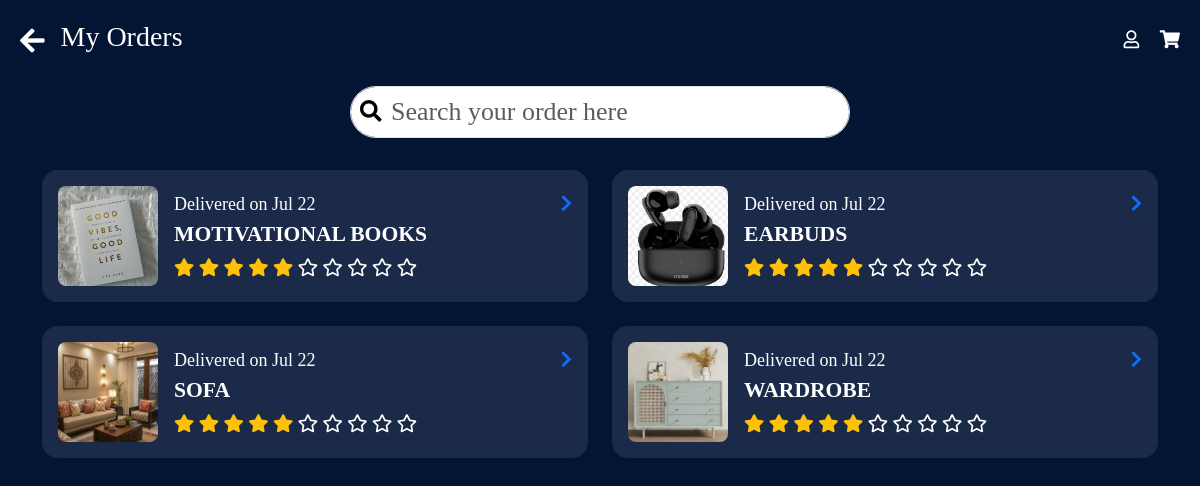
The app's page /orders/orderdetail/ (signed in) with its own data.
### orders/models.py (models this page shows)
class OrderItem(models.Model):
    order = models.ForeignKey(Order, on_delete=models.CASCADE)
    product = models.ForeignKey(Product, on_delete=models.CASCADE)
    quantity = models.PositiveIntegerField()
    price = models.DecimalField(max_digits=10, decimal_places=2)

class Order(models.Model):
    STATUS_CHOICES = [
        ('Pending', 'Pending'),
        ('Confirmed', 'Confirmed'),
        ('Shipped', 'Shipped'),
        ('Delivered', 'Delivered'),
        ('Returned', 'Returned'),
    ]
    user = models.ForeignKey(User, on_delete=models.CASCADE)
    coupon = models.ForeignKey(Coupon, on_delete=models.SET_NULL, null=True, blank=True)
    status = models.CharField(max_length=20, choices=STATUS_CHOICES, default='Pending')
    shipping_address = models.TextField()
    billing_address = models.TextField()
    total_amount = models.DecimalField(max_digits=10, decimal_places=2)
    created_at = models.DateTimeField(auto_now_add=True)

### products/models.py (models this page shows, shortened)
class Product(models.Model):
    category = models.ForeignKey(Category, on_delete=models.CASCADE, related_name='products')
    vendor = models.ForeignKey(User, on_delete=models.CASCADE, related_name='products', null=True, blank=True)  # ✅ add this line
    name = models.CharField(max_length=255)
    price = models.DecimalField(max_digits=10, decimal_places=2)
    image = models.ImageField(upload_to='products/', default='products/default.jpg')
    description = models.TextField(blank=True, null=True)

### orders/views.py (the view)
# urls.py: path('orderdetail/', views.order_detail, name='order_detail'),
@login_required
def order_detail(request):
    user = request.user
    orders = Order.objects.filter(user=user).order_by('-created_at')
    order_data = []
    for order in orders:
        items = OrderItem.objects.filter(order=order)
        order_data.append((order, items))
    return render(request, 'orders/myorder.html', {'order_data': order_data})

### orders/templates/orders/myorder.html (shortened to what this page needs)
<!DOCTYPE html>
<html lang="en">
<head>
  <link href="https://cdn.jsdelivr.net/npm/bootstrap@5.3.0/dist/css/bootstrap.min.css" rel="stylesheet" />
  <link href="https://cdnjs.cloudflare.com/ajax/libs/font-awesome/5.15.3/css/all.min.css" rel="stylesheet" />
</head>
<body>
  <header class="d-flex justify-content-between align-items-center mb-4">
    <div class="d-flex align-items-center gap-3">
      <i class="fas fa-arrow-left text-white fs-3"></i>
        <h3>My Orders</h3>
    </div>
    <div class="header-icons">
      <i class="far fa-user"></i>
      <i class="fas fa-shopping-cart"></i>
    </div>
  </header>
  <div class="search-input mx-auto">
    <input type="text" class="form-control rounded-pill" placeholder="Search your order here" />
    <i class="fas fa-search search-icon"></i>
  </div>
  <div class="container">
  <div class="row row-cols-1 row-cols-md-2 g-4">
    {% for order, items in order_data %}
      {% for item in items %}
        <div class="col">
          <div class="order-card">
            <img src="{{ item.product.image.url }}" alt="{{ item.product.name }}" />
            <div class="flex-grow-1">
              <div class="d-flex justify-content-between align-items-center">
                <span>Delivered on {{ order.created_at|date:"M d" }}</span>
                <a href="{% url 'track' order.id %}"><i class="fas fa-chevron-right"></i></a>
              </div>
              <p class="text-uppercase fw-bold mb-1">{{ item.product.name }}</p>
              <div class="rating text-warning">
                {% for i in "12345"|slice:":item.product.rating"|make_list %}
                  <i class="fas fa-star"></i>
                {% endfor %}
                {% for i in "12345"|slice:"item.product.rating:"|make_list %}
                  <i class="far fa-star"></i>
                {% endfor %}
              </div>
            </div>
          </div>
        </div>
      {% endfor %}
    {% empty %}
      <div class="col">
        <p>No orders found.</p>
      </div>
    {% endfor %}
  </div>
</div>
</body>
</html>

### orders/templates/orders/myorder.html (style rules this page uses)
body { background-color: #041533; font-family: 'Playfair Display', serif; padding: 20px; color: white; font-size: large; }
.text-uppercase { font-size: larger; }
.order-card { background-color: #1c2a4a; border-radius: 1rem; padding: 1rem; display: flex; align-items: center; gap: 1rem; font-size: large; }
.order-card img { width: 100px; height: 100px; object-fit: cover; border-radius: 0.5rem; font-size: large; }
.search-input { position: relative; max-width: 500px; margin-bottom: 2rem; font-size: larger; }
.search-input input { padding-left: 2.5rem; font-size: larger; }
.search-icon { position: absolute; top: 50%; left: 10px; transform: translateY(-50%); color: black; }
.rating i.far { color: white; }
.header-icons i { color: white; font-size: 1.5rem; margin-left: 1rem; font-size: large; }

### records on screen
Order: created_at "Jul 22"
OrderItem: product.image (picture), product.name "MOTIVATIONAL BOOKS"
Order: created_at "Jul 22"
OrderItem: product.image (picture), product.name "EARBUDS"
Order: created_at "Jul 22"
OrderItem: product.image (picture), product.name "SOFA"
Order: created_at "Jul 22"
OrderItem: product.image (picture), product.name "WARDROBE"
